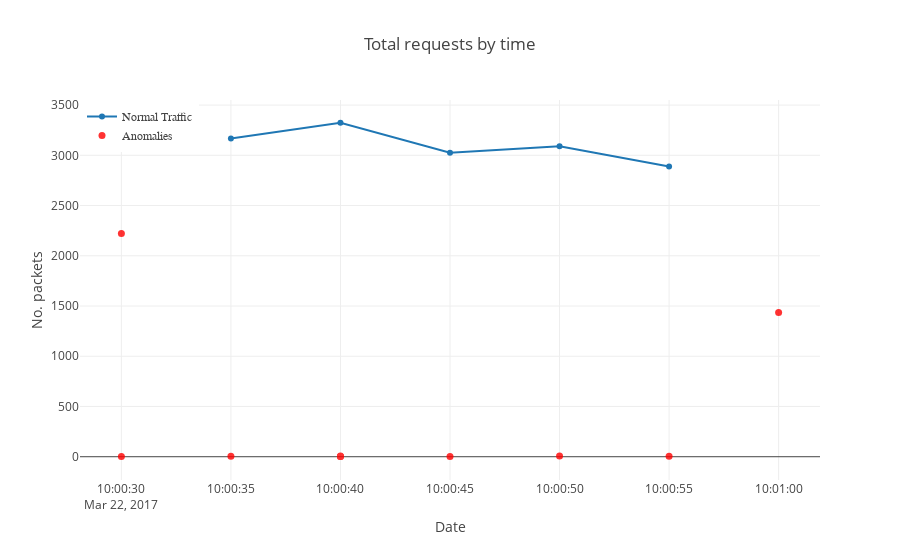

Here is the notebook cell this chart was saved with:
### Code cell
#Normal Traffic 
nor  =  dataGroup3 [( dataGroup2 [ 'prediction' ]  ==  1 )] [ 'count' ] 
#Anomalies 
ano  =  dataGroup3 [( dataGroup2 [ 'prediction' ]  ==  - 1 )] [ 'count' ]


normal  =  go . Scatter ( 
    x  =  dataGroup3 [( dataGroup2 [ 'prediction' ]  ==  1 )] [ 'time' ], 
    y  =  nor , 
    mode  =  "lines + markers" , 
    name  =  "Normal Traffic" 
)


anomalies  =  dict ( 
    x = dataGroup3 [( dataGroup2 [ 'prediction' ]  ==  - 1 )] [ 'time' ], 
    y =  ano, 
    name  =  "Anomalies" , 
    mode  =  'markers' , 
    
    marker = Marker ( 
            size = 7 , 
            symbol =  "circle" , 
            color = 'rgb (255, 0, 0)' 
        ), 
    opacity  =  0.8 )

data  =  [ normal ,  anomalies ]

layout  =  dict ( 
    title = 'Total requests by time' , 
    xaxis = dict ( 
       title  =  'Date' , 
       rangeslider = dict (), 
        type = 'date' 
    ), 
    yaxis = dict ( 
        title  =  'No. packets' 
    ), 
    legend = dict ( 
        x = 0 , 
        y = 1 , 
        traceorder = 'normal' , 
        font = dict( 
            family = 'sans-serif' , 
            size = 12 , 
            color = '# 000' 
        ), 
        bgcolor = '# E2E2E2' , 
        bordercolor = '#FFFFFF' , 
        borderwidth = 2 
    )  
)

fig  =  dict ( data=data  ,  layout = layout ) 
iplot ( fig ,  filename  =  "Total requests per time" )

### Figure 1 — Plotly figure (JSON) as saved in the notebook; plotly's stock layout.template omitted (floating-point values rounded to 4 significant figures)
{"data": [{"mode": "lines+markers", "name": "Normal Traffic", "type": "scatter", "uid": "f1064267-397f-49e2-aad5-ee3253788804", "x": ["2017-03-22 10:00:35", "2017-03-22 10:00:40", "2017-03-22 10:00:45", "2017-03-22 10:00:50", "2017-03-22 10:00:55"], "y": [3168, 3324, 3026, 3089, 2889]}, {"marker": {"color": "rgb (255, 0, 0)", "size": 7, "symbol": "circle"}, "mode": "markers", "name": "Anomalies", "opacity": 0.8, "type": "scatter", "uid": "a4d5aa0d-e1dd-461e-ad5d-4b98877c4460", "x": ["2017-03-22 10:00:30", "2017-03-22 10:00:30", "2017-03-22 10:00:35", "2017-03-22 10:00:40", "2017-03-22 10:00:40", "2017-03-22 10:00:40", "2017-03-22 10:00:45", "2017-03-22 10:00:50", "2017-03-22 10:00:55", "2017-03-22 10:01:00"], "y": [2222, 3, 4, 6, 1, 1, 3, 6, 4, 1435]}], "layout": {"legend": {"bgcolor": "# E2E2E2", "bordercolor": "#FFFFFF", "borderwidth": 2, "font": {"color": "# 000", "family": "sans-serif", "size": 12}, "traceorder": "normal", "x": 0, "y": 1}, "title": {"text": "Total requests by time"}, "xaxis": {"title": {"text": "Date"}, "type": "date"}, "yaxis": {"title": {"text": "No. packets"}}}}
